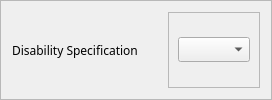
                   <widget class="QFrame" name="frame_114">
                    <property name="frameShape">
                     <enum>QFrame::StyledPanel</enum>
                    </property>
                    <property name="frameShadow">
                     <enum>QFrame::Raised</enum>
                    </property>
                    <layout class="QHBoxLayout" name="horizontalLayout_117">
                     <item>
                      <widget class="QLabel" name="label_60">
                       <property name="minimumSize">
                        <size>
                         <width>150</width>
                         <height>0</height>
                        </size>
                       </property>
                       <property name="font">
                        <font>
                         <family>Moon</family>
                        </font>
                       </property>
                       <property name="text">
                        <string>Disability Specification</string>
                       </property>
                      </widget>
                     </item>
                     <item>
                      <widget class="QFrame" name="frame_115">
                       <property name="frameShape">
                        <enum>QFrame::StyledPanel</enum>
                       </property>
                       <property name="frameShadow">
                        <enum>QFrame::Raised</enum>
                       </property>
                       <layout class="QHBoxLayout" name="horizontalLayout_118">
                        <property name="topMargin">
                         <number>5</number>
                        </property>
                        <property name="bottomMargin">
                         <number>5</number>
                        </property>
                        <item>
                         <widget class="QComboBox" name="disSpecLine">
                          <property name="font">
                           <font>
                            <family>Raleway</family>
                           </font>
                          </property>
                         </widget>
                        </item>
                       </layout>
                      </widget>
                     </item>
                    </layout>
                   </widget>
